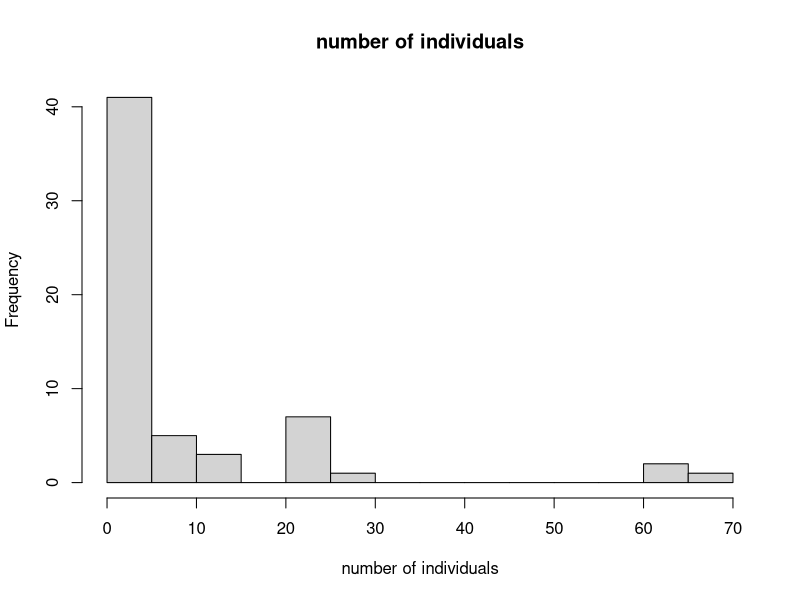
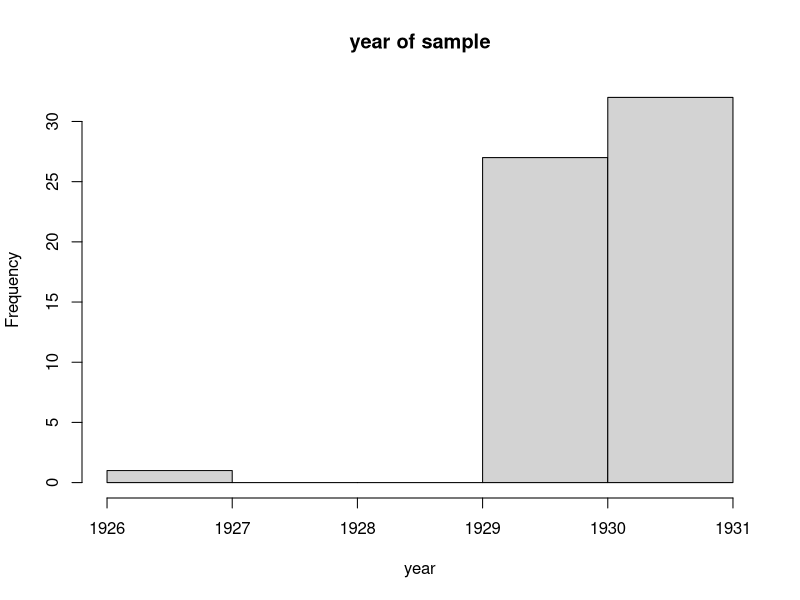
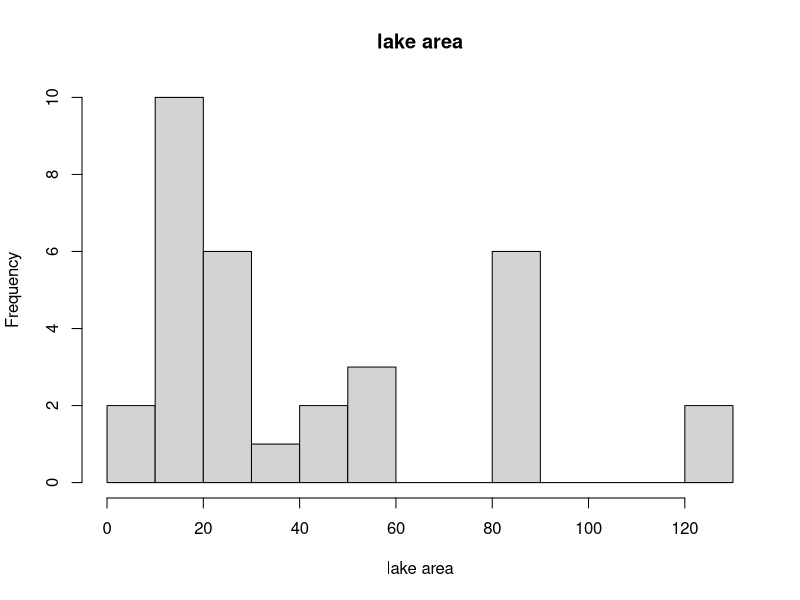
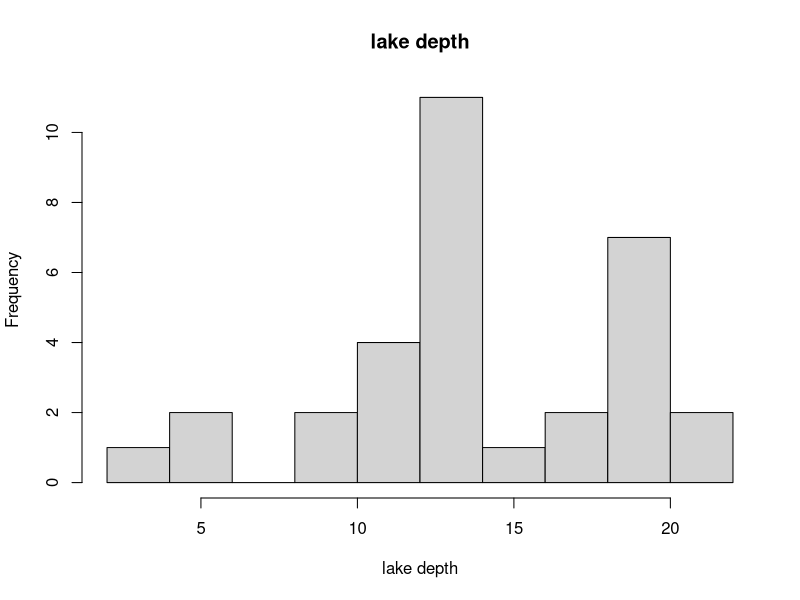
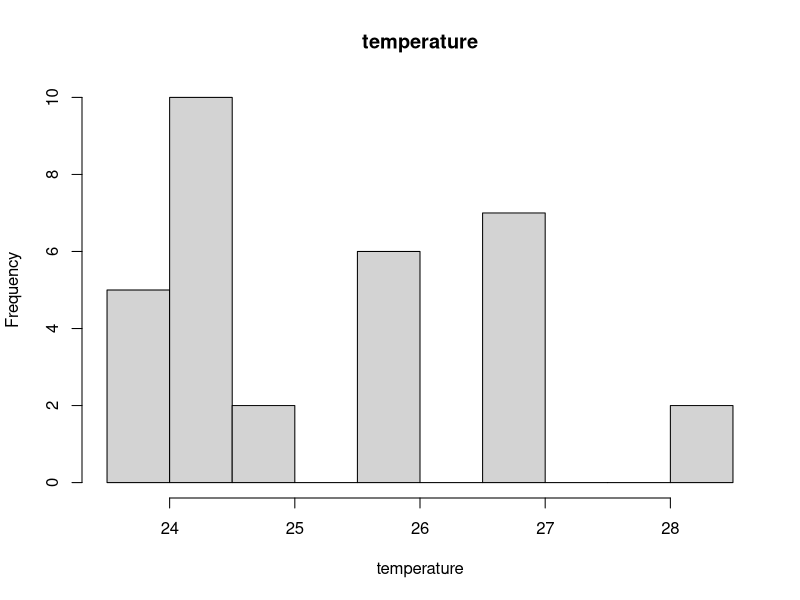
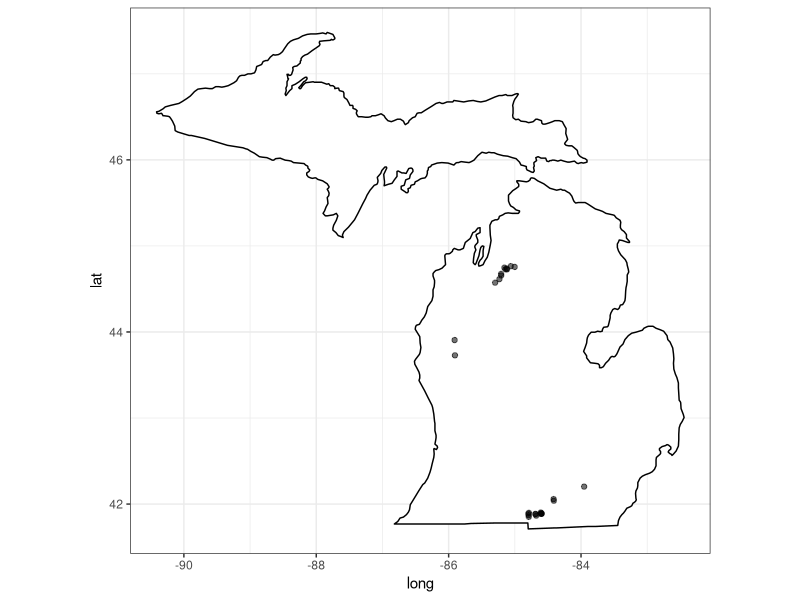
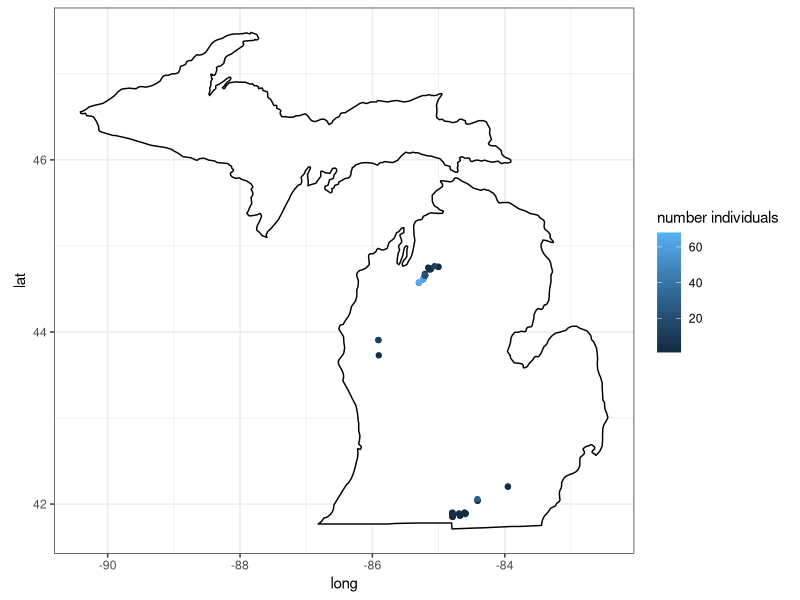

These charts were generated, in order, by the following R code:
## ---- chunk 1
#### load libraries #### 
library(dplyr) #library for data wrangling 
library(stringr) #library for extracting data 
library(tidyr)
library(ggplot2) #library for graphs

#### load summary card data #### 
summ_dat<-read.csv("summary_card_data.csv") 


## ---- chunk 2
#read in bluegill records in the UMMZ from GBIF and select only Michigan records recorded by IFR 
#preparations column contains # of individuals in a lot 
museum_dat<-read.csv("blg_UMMZ_GBIF.csv") %>% 
  select(gbifID, identifier, basisOfRecord, occurrenceID, catalogNumber, preparations, fieldNumber, 
         eventDate, year, month, day, stateProvince, county, decimalLatitude, decimalLongitude, locality, 
        recordedBy ) %>% 
  mutate(num_individuals = as.numeric(str_extract(preparations, "(?<=EtOH - )\\d+")))%>% #extract number of individuals from the preparations column, where ?<= is a positive look-behind from the pattern "EtOH - " and \\d+ pulls out the digit
  filter(stateProvince == "Michigan") %>% 
  mutate(year2 = str_extract(fieldNumber, "[^-]+"), 
         year2 = as.numeric(str_extract(year2, "[[:digit:]]+")) ) %>% #pull the year from the field number 
  mutate(year3=ifelse(year2 >= 19 & year2 <= 96, paste0("19",year2), NA)) %>%  #add 19 infront of the year 
  mutate(year = as.integer(ifelse(is.na(year), year3, year))) %>% #if the year is missing then add the new year from fieldNumber
  filter(year >= 1915 & year <= 1995) # filter to match the years for the summary cards 
## ---- chunk 3
museum_dat<-museum_dat%>% 
mutate(locality = toupper(locality), #make locality uppercase so that names are standard 
         county = toupper(county), #make county uppercase so that names are standard 
         locality = gsub("'",'',locality), #strip apostrophes so that names are standard
       locality = gsub(")" ,'',locality),  #strip parenthesis so that names are standard
       locality = gsub("L\\.",'LAKE',locality)) %>% #replace L. with Lake 
  mutate(lakename = str_extract(locality, regex("\\b\\w+\\b\\s(?=LAKE)|\\b\\w+\\b\\s(?=POND)"))) %>%  #extract the word right before lake or pond
  mutate(lakename = trimws(lakename, which = c("both"))) %>% #remove white space around the lake name 
 mutate(lakename = ifelse(gbifID == 1889129462, "STCLAIR", lakename), #several that didn't pull the correct name 
        lakename = ifelse(gbifID == 1888996419, "FIVE", lakename),
        lakename = ifelse(lakename == "BEESE", "BAWBEESE", lakename),
        lakename = ifelse(lakename == "DEVIL", "DEVILS", lakename),
        lakename = ifelse(lakename == "FIRST", "STHELENS", lakename),
         lakename = ifelse(lakename == "INTERMEDIATE", "CENTRAL", lakename),
         lakename = ifelse(gbifID == 1889017451, "CHAINOFS", lakename),
         lakename = ifelse(gbifID ==1889003005, "DEVILSWASHBASIN", lakename), 
        lakename = ifelse(lakename == "PAW", "PAWPAW", lakename),       
        lakename = ifelse(lakename == "SELKIRK", "SELKIRKNORTH", lakename), 
        lakename = ifelse(gbifID ==1889079575, "FIRSTSISTER", lakename),
        lakename = ifelse(gbifID ==1889007643, "THIRDSISTER", lakename),
        lakename = ifelse(lakename == "STAR", "STARBIG", lakename), 
        lakename = ifelse(gbifID ==1888977161, "TWINLITTLE", lakename), 
        lakename = ifelse(gbifID ==1888977053, "TWINLITTLE", lakename)
        
 ) 

## ---- chunk 4
#### matching #### 
#* match by lake name and county and year ####
matches<-inner_join(museum_dat, summ_dat, by=c("county", "lakename", "year"= "begin_date_year")) %>% 
  filter(subject_id != 58643135) #remove duplicate card 

n_distinct(matches$lakename, matches$county) # how many distinct lakes ?

## ---- chunk 5
#summary
matches %>%
  summarise(
    mean=mean(num_individuals),
    sd=sd(num_individuals)
  )

#histogram 
hist(matches$num_individuals, breaks = 10, 
     main = paste("number of individuals"),
       xlab = 'number of individuals')

hist(matches$year, 
     main = paste("year of sample"),
       xlab = 'year')



## ---- chunk 6
#summary table
matches %>%
  summarise(
    area_mean=mean(lake_area_ha, na.rm = TRUE),
    area_sd=sd(lake_area_ha,  na.rm = TRUE),
    depth_mean=mean(max_depth_min_m, na.rm = TRUE),
    depth_sd=sd(max_depth_min_m,  na.rm = TRUE),
    temp_mean=mean(temp_surface_min_c, na.rm = TRUE),
    temp_sd=sd(temp_surface_min_c,  na.rm = TRUE),
    
  )

#histograms 
hist(matches$lake_area_ha, breaks = 10, 
     main = paste("lake area"),
       xlab = 'lake area')
hist(matches$max_depth_min_m, breaks = 10, 
     main = paste("lake depth"),
       xlab = 'lake depth')
hist(matches$temp_surface_min_c, breaks = 10, 
     main = paste("temperature"),
       xlab = 'temperature')

## ---- chunk 7
#select one point per lake 
lake_matches<-matches%>%
  distinct(lakename, county, .keep_all = TRUE)
#get the Michigan basemap
MI_basemap<-map_data("state") %>%
  subset(region %in% c("michigan")) # select michigan 
p<-ggplot(data = MI_basemap) + 
  geom_polygon(aes(x = long, y = lat, group = group), fill = "white", color = "black") + #this fill MI white and outline is black
  coord_fixed(1.3) 

# lake locations in MI
p+ geom_point(data=lake_matches, aes(x = decimalLongitude, y = decimalLatitude, alpha = 0.1 ) ) + 
  theme_bw() + # black and white theme for the background 
  theme(legend.position = "none") #remove legend 

# we can color the points by an attribute, like the number of individuals in the museum collection 
p+ geom_point(data=matches, aes(x = decimalLongitude, y = decimalLatitude, colour = c(num_individuals))) + 
  labs(color="number individuals")+   #changes the labels on the legend
  theme_bw()


